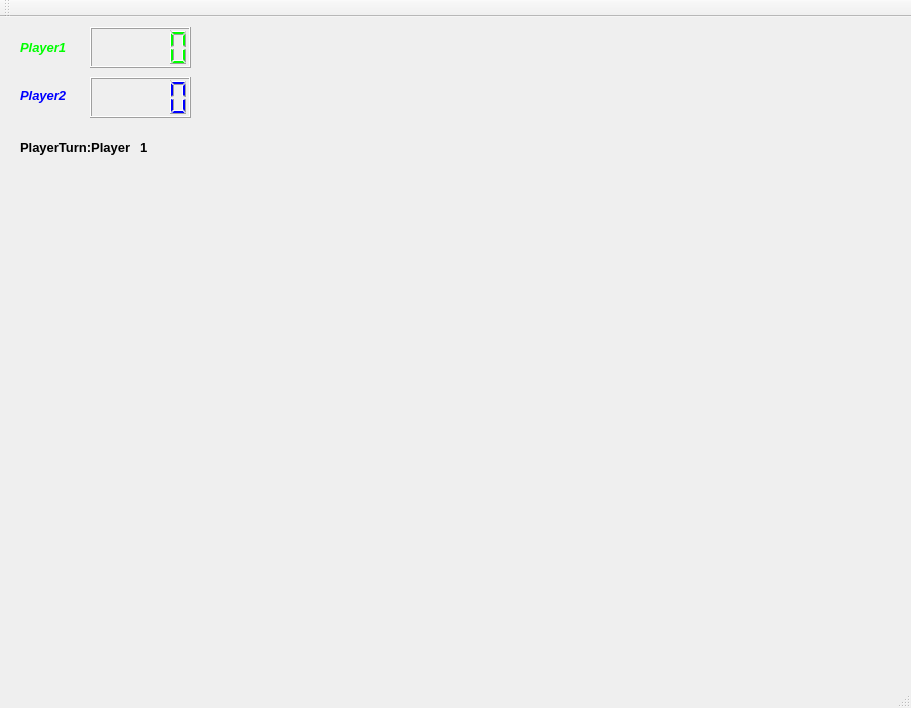
<?xml version="1.0" encoding="UTF-8"?>
<ui version="4.0">
 <class>MainWindow</class>
 <widget class="QMainWindow" name="MainWindow">
  <property name="geometry">
   <rect>
    <x>0</x>
    <y>0</y>
    <width>911</width>
    <height>708</height>
   </rect>
  </property>
  <property name="cursor">
   <cursorShape>PointingHandCursor</cursorShape>
  </property>
  <property name="windowTitle">
   <string>DOT GAME</string>
  </property>
  <property name="styleSheet">
   <string notr="true">background-image: url(:/image/mini.jpg);</string>
  </property>
  <widget class="QWidget" name="centralWidget">
   <widget class="QLCDNumber" name="Player1ScoreLcd">
    <property name="geometry">
     <rect>
      <x>90</x>
      <y>10</y>
      <width>101</width>
      <height>41</height>
     </rect>
    </property>
    <property name="styleSheet">
     <string notr="true">color: rgb(0, 255, 0);</string>
    </property>
   </widget>
   <widget class="QLCDNumber" name="Player2ScoreLcd">
    <property name="geometry">
     <rect>
      <x>90</x>
      <y>60</y>
      <width>101</width>
      <height>41</height>
     </rect>
    </property>
    <property name="styleSheet">
     <string notr="true">color: rgb(0, 0, 255);</string>
    </property>
   </widget>
   <widget class="QLabel" name="player1label">
    <property name="geometry">
     <rect>
      <x>20</x>
      <y>20</y>
      <width>51</width>
      <height>21</height>
     </rect>
    </property>
    <property name="palette">
     <palette>
      <active>
       <colorrole role="WindowText">
        <brush brushstyle="SolidPattern">
         <color alpha="255">
          <red>0</red>
          <green>255</green>
          <blue>0</blue>
         </color>
        </brush>
       </colorrole>
       <colorrole role="Button">
        <brush brushstyle="SolidPattern">
         <color alpha="255">
          <red>240</red>
          <green>240</green>
          <blue>240</blue>
         </color>
        </brush>
       </colorrole>
       <colorrole role="Light">
        <brush brushstyle="SolidPattern">
         <color alpha="255">
          <red>255</red>
          <green>255</green>
          <blue>255</blue>
         </color>
        </brush>
       </colorrole>
       <colorrole role="Midlight">
        <brush brushstyle="SolidPattern">
         <color alpha="255">
          <red>247</red>
          <green>247</green>
          <blue>247</blue>
         </color>
        </brush>
       </colorrole>
       <colorrole role="Dark">
        <brush brushstyle="SolidPattern">
         <color alpha="255">
          <red>120</red>
          <green>120</green>
          <blue>120</blue>
         </color>
        </brush>
       </colorrole>
       <colorrole role="Mid">
        <brush brushstyle="SolidPattern">
         <color alpha="255">
          <red>160</red>
          <green>160</green>
          <blue>160</blue>
         </color>
        </brush>
       </colorrole>
       <colorrole role="Text">
        <brush brushstyle="SolidPattern">
         <color alpha="255">
          <red>0</red>
          <green>255</green>
          <blue>0</blue>
         </color>
        </brush>
       </colorrole>
       <colorrole role="BrightText">
        <brush brushstyle="SolidPattern">
         <color alpha="255">
          <red>255</red>
          <green>255</green>
          <blue>255</blue>
         </color>
        </brush>
       </colorrole>
       <colorrole role="ButtonText">
        <brush brushstyle="SolidPattern">
         <color alpha="255">
          <red>0</red>
          <green>255</green>
          <blue>0</blue>
         </color>
        </brush>
       </colorrole>
       <colorrole role="Base">
        <brush brushstyle="SolidPattern">
         <color alpha="255">
          <red>255</red>
          <green>255</green>
          <blue>255</blue>
         </color>
        </brush>
       </colorrole>
       <colorrole role="Window">
        <brush brushstyle="SolidPattern">
         <color alpha="255">
          <red>240</red>
          <green>240</green>
          <blue>240</blue>
         </color>
        </brush>
       </colorrole>
       <colorrole role="Shadow">
        <brush brushstyle="SolidPattern">
         <color alpha="255">
          <red>0</red>
          <green>0</green>
          <blue>0</blue>
         </color>
        </brush>
       </colorrole>
       <colorrole role="AlternateBase">
        <brush brushstyle="SolidPattern">
         <color alpha="255">
          <red>247</red>
          <green>247</green>
          <blue>247</blue>
         </color>
        </brush>
       </colorrole>
       <colorrole role="ToolTipBase">
        <brush brushstyle="SolidPattern">
         <color alpha="255">
          <red>255</red>
          <green>255</green>
          <blue>220</blue>
         </color>
        </brush>
       </colorrole>
       <colorrole role="ToolTipText">
        <brush brushstyle="SolidPattern">
         <color alpha="255">
          <red>0</red>
          <green>0</green>
          <blue>0</blue>
         </color>
        </brush>
       </colorrole>
      </active>
      <inactive>
       <colorrole role="WindowText">
        <brush brushstyle="SolidPattern">
         <color alpha="255">
          <red>0</red>
          <green>255</green>
          <blue>0</blue>
         </color>
        </brush>
       </colorrole>
       <colorrole role="Button">
        <brush brushstyle="SolidPattern">
         <color alpha="255">
          <red>240</red>
          <green>240</green>
          <blue>240</blue>
         </color>
        </brush>
       </colorrole>
       <colorrole role="Light">
        <brush brushstyle="SolidPattern">
         <color alpha="255">
          <red>255</red>
          <green>255</green>
          <blue>255</blue>
         </color>
        </brush>
       </colorrole>
       <colorrole role="Midlight">
        <brush brushstyle="SolidPattern">
         <color alpha="255">
          <red>247</red>
          <green>247</green>
          <blue>247</blue>
         </color>
        </brush>
       </colorrole>
       <colorrole role="Dark">
        <brush brushstyle="SolidPattern">
         <color alpha="255">
          <red>120</red>
          <green>120</green>
          <blue>120</blue>
         </color>
        </brush>
       </colorrole>
       <colorrole role="Mid">
        <brush brushstyle="SolidPattern">
         <color alpha="255">
          <red>160</red>
          <green>160</green>
          <blue>160</blue>
         </color>
        </brush>
       </colorrole>
       <colorrole role="Text">
        <brush brushstyle="SolidPattern">
         <color alpha="255">
          <red>0</red>
          <green>255</green>
          <blue>0</blue>
         </color>
        </brush>
       </colorrole>
       <colorrole role="BrightText">
        <brush brushstyle="SolidPattern">
         <color alpha="255">
          <red>255</red>
          <green>255</green>
          <blue>255</blue>
         </color>
        </brush>
       </colorrole>
       <colorrole role="ButtonText">
        <brush brushstyle="SolidPattern">
         <color alpha="255">
          <red>0</red>
          <green>255</green>
          <blue>0</blue>
         </color>
        </brush>
       </colorrole>
       <colorrole role="Base">
        <brush brushstyle="SolidPattern">
         <color alpha="255">
          <red>255</red>
          <green>255</green>
          <blue>255</blue>
         </color>
        </brush>
       </colorrole>
       <colorrole role="Window">
        <brush brushstyle="SolidPattern">
         <color alpha="255">
          <red>240</red>
          <green>240</green>
          <blue>240</blue>
         </color>
        </brush>
       </colorrole>
       <colorrole role="Shadow">
        <brush brushstyle="SolidPattern">
         <color alpha="255">
          <red>0</red>
          <green>0</green>
          <blue>0</blue>
         </color>
        </brush>
       </colorrole>
       <colorrole role="AlternateBase">
        <brush brushstyle="SolidPattern">
         <color alpha="255">
          <red>247</red>
          <green>247</green>
          <blue>247</blue>
         </color>
        </brush>
       </colorrole>
       <colorrole role="ToolTipBase">
        <brush brushstyle="SolidPattern">
         <color alpha="255">
          <red>255</red>
          <green>255</green>
          <blue>220</blue>
         </color>
        </brush>
       </colorrole>
       <colorrole role="ToolTipText">
        <brush brushstyle="SolidPattern">
         <color alpha="255">
          <red>0</red>
          <green>0</green>
          <blue>0</blue>
         </color>
        </brush>
       </colorrole>
      </inactive>
      <disabled>
       <colorrole role="WindowText">
        <brush brushstyle="SolidPattern">
         <color alpha="255">
          <red>0</red>
          <green>255</green>
          <blue>0</blue>
         </color>
        </brush>
       </colorrole>
       <colorrole role="Button">
        <brush brushstyle="SolidPattern">
         <color alpha="255">
          <red>240</red>
          <green>240</green>
          <blue>240</blue>
         </color>
        </brush>
       </colorrole>
       <colorrole role="Light">
        <brush brushstyle="SolidPattern">
         <color alpha="255">
          <red>255</red>
          <green>255</green>
          <blue>255</blue>
         </color>
        </brush>
       </colorrole>
       <colorrole role="Midlight">
        <brush brushstyle="SolidPattern">
         <color alpha="255">
          <red>247</red>
          <green>247</green>
          <blue>247</blue>
         </color>
        </brush>
       </colorrole>
       <colorrole role="Dark">
        <brush brushstyle="SolidPattern">
         <color alpha="255">
          <red>120</red>
          <green>120</green>
          <blue>120</blue>
         </color>
        </brush>
       </colorrole>
       <colorrole role="Mid">
        <brush brushstyle="SolidPattern">
         <color alpha="255">
          <red>160</red>
          <green>160</green>
          <blue>160</blue>
         </color>
        </brush>
       </colorrole>
       <colorrole role="Text">
        <brush brushstyle="SolidPattern">
         <color alpha="255">
          <red>0</red>
          <green>255</green>
          <blue>0</blue>
         </color>
        </brush>
       </colorrole>
       <colorrole role="BrightText">
        <brush brushstyle="SolidPattern">
         <color alpha="255">
          <red>255</red>
          <green>255</green>
          <blue>255</blue>
         </color>
        </brush>
       </colorrole>
       <colorrole role="ButtonText">
        <brush brushstyle="SolidPattern">
         <color alpha="255">
          <red>0</red>
          <green>255</green>
          <blue>0</blue>
         </color>
        </brush>
       </colorrole>
       <colorrole role="Base">
        <brush brushstyle="SolidPattern">
         <color alpha="255">
          <red>240</red>
          <green>240</green>
          <blue>240</blue>
         </color>
        </brush>
       </colorrole>
       <colorrole role="Window">
        <brush brushstyle="SolidPattern">
         <color alpha="255">
          <red>240</red>
          <green>240</green>
          <blue>240</blue>
         </color>
        </brush>
       </colorrole>
       <colorrole role="Shadow">
        <brush brushstyle="SolidPattern">
         <color alpha="255">
          <red>0</red>
          <green>0</green>
          <blue>0</blue>
         </color>
        </brush>
       </colorrole>
       <colorrole role="AlternateBase">
        <brush brushstyle="SolidPattern">
         <color alpha="255">
          <red>240</red>
          <green>240</green>
          <blue>240</blue>
         </color>
        </brush>
       </colorrole>
       <colorrole role="ToolTipBase">
        <brush brushstyle="SolidPattern">
         <color alpha="255">
          <red>255</red>
          <green>255</green>
          <blue>220</blue>
         </color>
        </brush>
       </colorrole>
       <colorrole role="ToolTipText">
        <brush brushstyle="SolidPattern">
         <color alpha="255">
          <red>0</red>
          <green>0</green>
          <blue>0</blue>
         </color>
        </brush>
       </colorrole>
      </disabled>
     </palette>
    </property>
    <property name="font">
     <font>
      <pointsize>10</pointsize>
      <weight>75</weight>
      <italic>true</italic>
      <bold>true</bold>
     </font>
    </property>
    <property name="focusPolicy">
     <enum>Qt::NoFocus</enum>
    </property>
    <property name="styleSheet">
     <string notr="true">color: rgb(0, 255, 0);</string>
    </property>
    <property name="text">
     <string>Player1</string>
    </property>
    <property name="textFormat">
     <enum>Qt::RichText</enum>
    </property>
   </widget>
   <widget class="QLabel" name="player2label">
    <property name="geometry">
     <rect>
      <x>20</x>
      <y>70</y>
      <width>51</width>
      <height>16</height>
     </rect>
    </property>
    <property name="font">
     <font>
      <pointsize>10</pointsize>
      <weight>75</weight>
      <italic>true</italic>
      <bold>true</bold>
     </font>
    </property>
    <property name="styleSheet">
     <string notr="true">color: rgb(0, 0, 255);</string>
    </property>
    <property name="text">
     <string>Player2</string>
    </property>
   </widget>
   <widget class="QLabel" name="Turnlabel">
    <property name="geometry">
     <rect>
      <x>20</x>
      <y>110</y>
      <width>121</width>
      <height>41</height>
     </rect>
    </property>
    <property name="font">
     <font>
      <pointsize>10</pointsize>
      <weight>75</weight>
      <bold>true</bold>
     </font>
    </property>
    <property name="text">
     <string>PlayerTurn:Player</string>
    </property>
   </widget>
   <widget class="QLabel" name="PlayerTurnLabel">
    <property name="geometry">
     <rect>
      <x>140</x>
      <y>120</y>
      <width>46</width>
      <height>21</height>
     </rect>
    </property>
    <property name="font">
     <font>
      <pointsize>10</pointsize>
      <weight>75</weight>
      <bold>true</bold>
     </font>
    </property>
    <property name="text">
     <string>1</string>
    </property>
   </widget>
  </widget>
  <widget class="QMenuBar" name="menuBar">
   <property name="geometry">
    <rect>
     <x>0</x>
     <y>0</y>
     <width>911</width>
     <height>21</height>
    </rect>
   </property>
  </widget>
  <widget class="QToolBar" name="mainToolBar">
   <attribute name="toolBarArea">
    <enum>TopToolBarArea</enum>
   </attribute>
   <attribute name="toolBarBreak">
    <bool>false</bool>
   </attribute>
  </widget>
  <widget class="QStatusBar" name="statusBar"/>
 </widget>
 <layoutdefault spacing="6" margin="11"/>
 <resources/>
 <connections/>
</ui>
